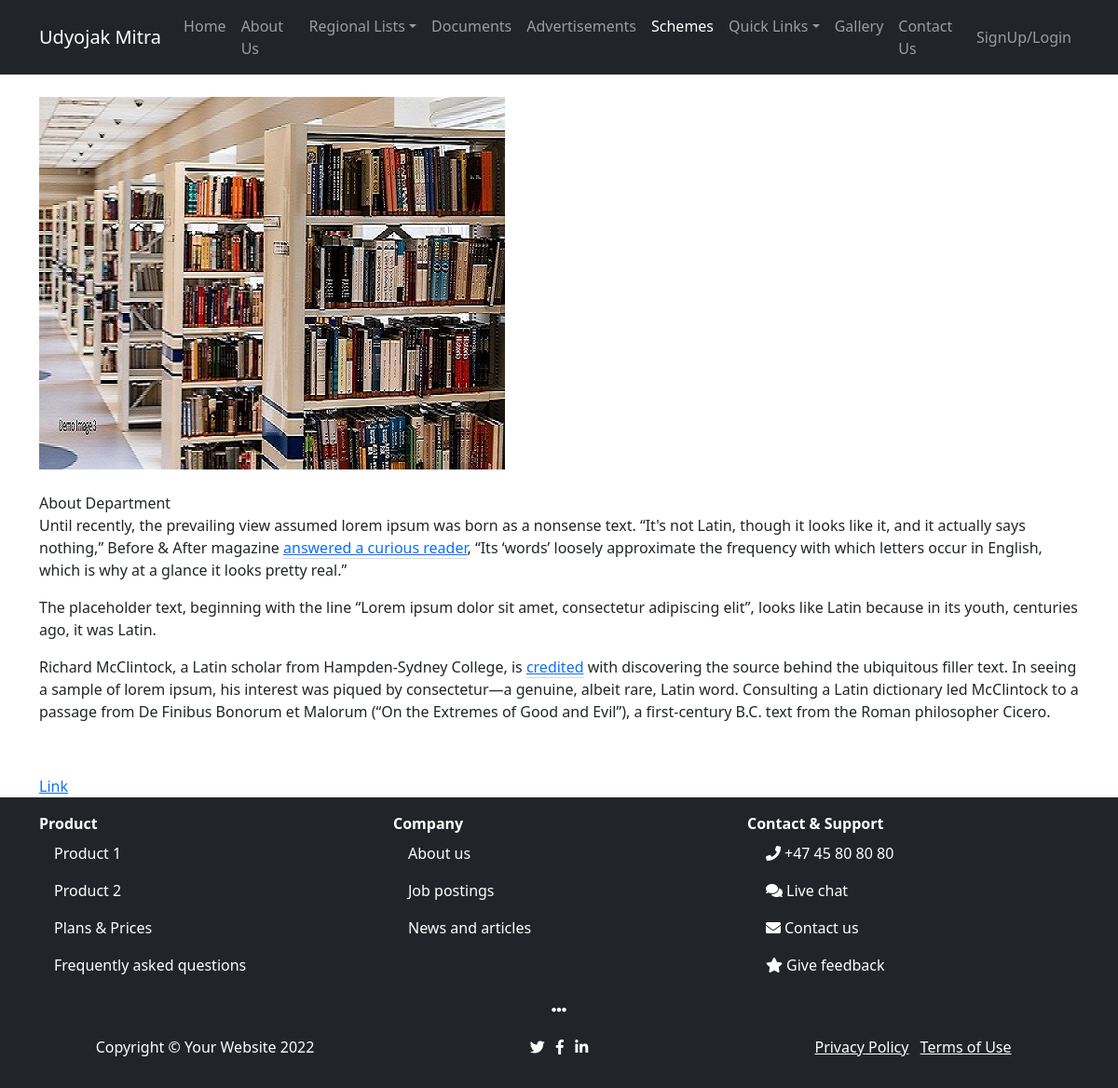
The app's page /Schemes/2 with its own data.
### app/models.py (models this page shows)
class Schemes(models.Model):
    title = models.CharField(max_length=1000, default="Document")
    image = models.ImageField(upload_to='Schemes/images/')
    pageContent = models.TextField()
    document4 = models.FileField(upload_to='Schemes/Documents/', blank=True)
    uploaded_at = models.DateTimeField(auto_now_add=True)

### app/views.py (the view)
# urls.py: path('Schemes/<id>',views.IndexSchemes,name='IndexSchemes'),
def IndexSchemes(request, id):
    ms = M_Schemes.objects.get(id=id)
    return render(request, 'app/PageView.html',{"rootUrl":rootUrl,'ms':ms,'Schemes':'Schemes'})

### app/templates/app/PageView.html
{% extends 'base.html' %}
{% block content %}
{% if ms %}
<div class="my-4"><img src="{{rootUrl}}{{ms.image.url}}" class="img-fluid" alt=""></div>
{{ms.title}}
{{ms.pageContent|safe}}
{% if ms.document4 %} <a class="" href="{{rootUrl}}{{ms.document4.url}}">Link</a> {% endif %}
{% else %}
<p>No Content Found</p>
{% endif %}
{% endblock content %}

### records on screen
Schemes: image (picture), title "About Department", pageContent "Until recently, the prevailing view assumed lorem ipsum was born as a nonsense text. “It's not Latin, though it looks like it, and it actually says nothing,” Before & After magazine answered a curious reader , “Its ‘words’ loosely approximate the frequency with which letters occur in English, which is why at a glance it looks pretty real.” The placeholder text, beginning with the line “Lorem ipsum dolor sit amet, consectetur adipiscing elit”, looks like Latin because in its youth, centuries ago, it was Latin. Richard McClintock, a Latin scholar from Hampden-Sydney College, is credited with discovering the source behind the ubiquitous filler text. In seeing a sample of lorem ipsum, his…"
